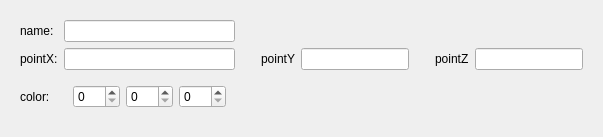
   <widget class="QWidget" name="page_16">
    <layout class="QVBoxLayout" name="verticalLayout_6">
     <item>
      <widget class="QWidget" name="widget_13" native="true">
       <layout class="QGridLayout" name="gridLayout_14">
        <item row="1" column="5">
         <widget class="QLineEdit" name="lineEdit_139"/>
        </item>
        <item row="0" column="1">
         <widget class="QLineEdit" name="lineEdit_141"/>
        </item>
        <item row="1" column="0">
         <widget class="QLabel" name="label_141">
          <property name="text">
           <string>pointX:</string>
          </property>
         </widget>
        </item>
        <item row="1" column="1">
         <widget class="QLineEdit" name="lineEdit_145"/>
        </item>
        <item row="2" column="0">
         <widget class="QLabel" name="label_146">
          <property name="text">
           <string>color:</string>
          </property>
         </widget>
        </item>
        <item row="1" column="2">
         <spacer name="horizontalSpacer_80">
          <property name="orientation">
           <enum>Qt::Horizontal</enum>
          </property>
          <property name="sizeType">
           <enum>QSizePolicy::Fixed</enum>
          </property>
          <property name="sizeHint" stdset="0">
           <size>
            <width>20</width>
            <height>20</height>
           </size>
          </property>
         </spacer>
        </item>
        <item row="1" column="7" colspan="2">
         <widget class="QLabel" name="label_139">
          <property name="text">
           <string>pointZ</string>
          </property>
         </widget>
        </item>
        <item row="1" column="3" colspan="2">
         <widget class="QLabel" name="label_138">
          <property name="text">
           <string>pointY</string>
          </property>
         </widget>
        </item>
        <item row="1" column="9">
         <widget class="QLineEdit" name="lineEdit_138"/>
        </item>
        <item row="1" column="6">
         <spacer name="horizontalSpacer_83">
          <property name="orientation">
           <enum>Qt::Horizontal</enum>
          </property>
          <property name="sizeType">
           <enum>QSizePolicy::Fixed</enum>
          </property>
          <property name="sizeHint" stdset="0">
           <size>
            <width>20</width>
            <height>20</height>
           </size>
          </property>
         </spacer>
        </item>
        <item row="0" column="0">
         <widget class="QLabel" name="label_137">
          <property name="text">
           <string>name:</string>
          </property>
         </widget>
        </item>
        <item row="2" column="1">
         <widget class="QWidget" name="widget_48" native="true">
          <property name="sizePolicy">
           <sizepolicy hsizetype="Expanding" vsizetype="Fixed">
            <horstretch>0</horstretch>
            <verstretch>0</verstretch>
           </sizepolicy>
          </property>
          <layout class="QHBoxLayout" name="horizontalLayout_22">
           <item>
            <widget class="QSpinBox" name="spinBox_37">
             <property name="sizePolicy">
              <sizepolicy hsizetype="Preferred" vsizetype="Fixed">
               <horstretch>0</horstretch>
               <verstretch>0</verstretch>
              </sizepolicy>
             </property>
             <property name="maximum">
              <number>255</number>
             </property>
            </widget>
           </item>
           <item>
            <widget class="QSpinBox" name="spinBox_38">
             <property name="sizePolicy">
              <sizepolicy hsizetype="Preferred" vsizetype="Fixed">
               <horstretch>0</horstretch>
               <verstretch>0</verstretch>
              </sizepolicy>
             </property>
             <property name="maximum">
              <number>255</number>
             </property>
            </widget>
           </item>
           <item>
            <widget class="QSpinBox" name="spinBox_39">
             <property name="sizePolicy">
              <sizepolicy hsizetype="Preferred" vsizetype="Fixed">
               <horstretch>0</horstretch>
               <verstretch>0</verstretch>
              </sizepolicy>
             </property>
             <property name="maximum">
              <number>255</number>
             </property>
            </widget>
           </item>
          </layout>
         </widget>
        </item>
       </layout>
      </widget>
     </item>
    </layout>
   </widget>
